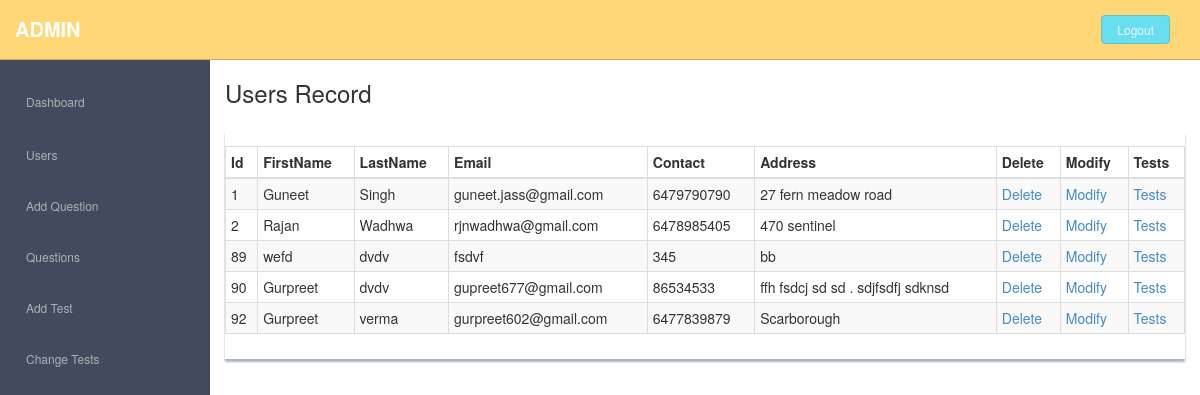
/admin/users.php, run on the app's committed database.
### tables this page shows
CREATE TABLE `users` (
  `user_id` int(11) NOT NULL,
  `first_name` varchar(100) NOT NULL,
  `last_name` varchar(100) NOT NULL,
  `email` varchar(100) NOT NULL,
  `contact` varchar(15) NOT NULL,
  `address` varchar(200) NOT NULL,
  `password` varchar(20) NOT NULL
);

### admin/users.php (the view, shortened to what this page needs)
<?php
include('head.php');
require_once('../database.php');
$query = 'select * from users';
$statement = $db->prepare($query);
$statement->execute();
$users = $statement->fetchAll();
?>
  <body>
  <section id="container" >
       <?php
include('include/topbar.php');
			include('include/sidebar.php');
			?>
      <section id="main-content">
          <section class="wrapper">
          	<h3>Users Record</h3>
		  		<div class="row mt">
			  		<div class="col-lg-12">
                      <div class="content-panel">
                          <section id="unseen">
                            <table class="table table-bordered table-striped table-condensed">
                              <thead>
                              <tr>
                                  <th>Id</th>
                                  <th>FirstName</th>
                                  <th class="numeric">LastName</th>
                                  <th class="numeric">Email</th>
                                  <th class="numeric">Contact</th>
                                  <th class="numeric">Address</th>
                                  <th class="numeric">Delete</th>
                                  <th class="numeric">Modify</th>
                                  <th class="numeric">Tests</th>
                              </tr>
                              </thead>
                              <tbody>
					<?php
					foreach($users as $user){
					?>
                                 <tr>
                                  <td> <?php echo $user['user_id']; ?> </td>
                                  <td><?php echo $user['first_name']; ?></td>
                                  <td class="numeric"><?php echo $user['last_name']; ?></td>
                                  <td class="numeric"><?php echo $user['email']; ?></td>
                                  <td class="numeric"><?php echo $user['contact']; ?></td>
                                  <td class="numeric"><?php echo $user['address']; ?></td>
                                  <td class="numeric"><a href="delete.php?id=<?php echo $user['user_id']; ?>">Delete</a></td>
                                  <td class="numeric"><a href="modify.php?id=<?php echo $user['user_id']; ?>">Modify</a></td>
                                  <td class="numeric"><a href="tests.php?id=<?php echo $user['user_id']; ?>">Tests</a></td>
                              </tr>
						<?php
} ?>
                           </tbody>
                          </table>
                          </section>
                  </div>
               </div>
		  	</div>
		</section><! --/wrapper -->
      </section>
  </section>
  </body>
</html>

### admin/assets/css/style.css (style rules this page uses)
body { color: #797979; background: #f2f2f2; font-family: 'Ruda', sans-serif; padding: 0px !important; margin: 0px !important; font-size:13px; }
a, a:hover, a:focus { text-decoration: none; outline: none; }
#container { width: 100%; height: 100%; }
.mt { margin-top: 25px; }
#main-content { margin-left: 210px; }
.wrapper { display: inline-block; margin-top: 60px; padding-left: 15px; padding-right: 15px; padding-bottom: 15px; padding-top: 0px; width: 100%; }
.content-panel { background: #ffffff; box-shadow: 0px 3px 2px #aab2bd; padding-top: 15px; padding-bottom: 5px; }

### data on the page
users: user_id "1", first_name "Guneet", last_name "Singh", email "guneet.jass@gmail.com", contact "6479790790", address "27 fern meadow road"
users: user_id "2", first_name "Rajan", last_name "Wadhwa", email "rjnwadhwa@gmail.com", contact "6478985405", address "470 sentinel"
users: user_id "89", first_name "wefd", last_name "dvdv", email "fsdvf", contact "345", address "bb"
users: user_id "90", first_name "Gurpreet", last_name "dvdv", email "gupreet677@gmail.com", contact "86534533", address "ffh fsdcj sd sd . sdjfsdfj sdknsd"
users: user_id "92", first_name "Gurpreet", last_name "verma", email "gurpreet602@gmail.com", contact "6477839879", address "Scarborough"
